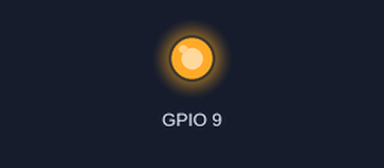
The program below on a simulated Raspberry Pi (BCM pin numbers). On the bench: output pins drawn as LEDs (lit = HIGH). At 2.0 s the program stops and its outputs stay as they are.

Above: at 0.1 s.
At 1.1 s:
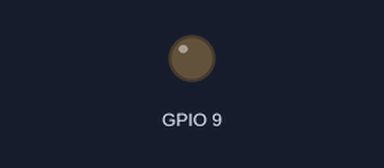
Timing chart, 0 to 2.6 s (numbered marks = the images above):
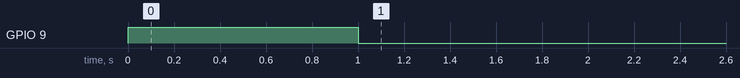

The program:

1parpadeo.py
```python
#!/usr/bin/python
# -*- encoding: utf-8 -*-

#Importar libreria GPIO
import RPi.GPIO as GPIO

#Definir modo de trabajo para la placa BCM
GPIO.setmode(GPIO.BCM)

#Desactivo Errores
GPIO.setwarnings(False)

#Importamos la libreria time
import time

#Importamos la libreria para comandos de la consola/shell
import os

#Creamos variable para pausar
sleep = time.sleep

#Definir GPIO como Salida
GPIO.setup(9, GPIO.OUT)

#Asigno valor alto para que tenga corriente la salida de 3,3v por GPIO
GPIO.output(9, GPIO.HIGH)

#Pausar 1 segundo
sleep(1)

#Detener salida
GPIO.output(9, GPIO.LOW)

#Pausar 1 segundo
sleep(1)

#Limpiar GPIO
GPIO.cleanup()
```

Measured:
- by itself, GPIO 9: LOW → HIGH at 0.00 s, → LOW 1.0 s later
